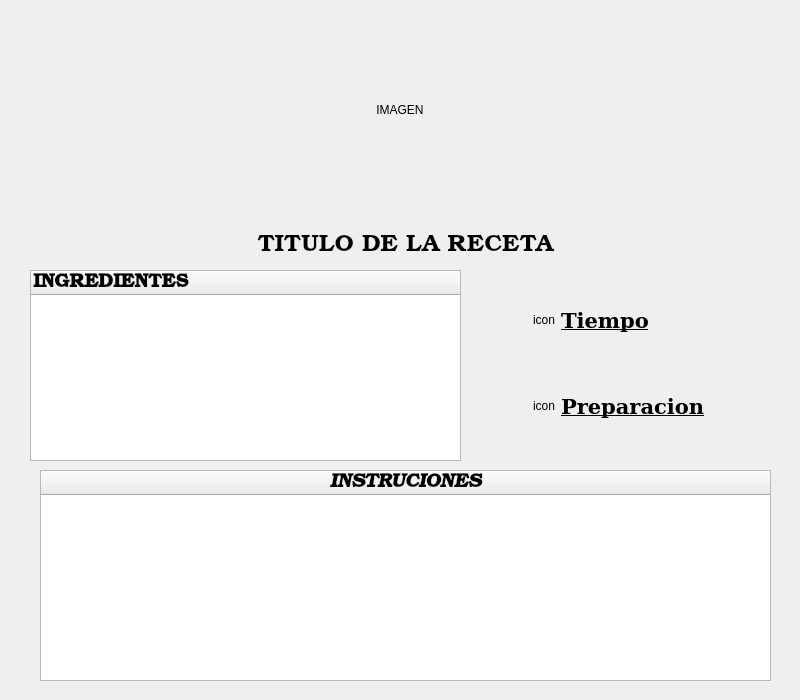
<?xml version="1.0" encoding="UTF-8"?>
<ui version="4.0">
 <class>MainWindow</class>
 <widget class="QMainWindow" name="MainWindow">
  <property name="windowModality">
   <enum>Qt::ApplicationModal</enum>
  </property>
  <property name="geometry">
   <rect>
    <x>0</x>
    <y>0</y>
    <width>800</width>
    <height>700</height>
   </rect>
  </property>
  <property name="minimumSize">
   <size>
    <width>800</width>
    <height>700</height>
   </size>
  </property>
  <property name="maximumSize">
   <size>
    <width>800</width>
    <height>700</height>
   </size>
  </property>
  <property name="windowTitle">
   <string>Informacion de Receta</string>
  </property>
  <widget class="QWidget" name="centralwidget">
   <widget class="QLabel" name="titulo">
    <property name="geometry">
     <rect>
      <x>50</x>
      <y>230</y>
      <width>711</width>
      <height>31</height>
     </rect>
    </property>
    <property name="font">
     <font>
      <family>URW Bookman L</family>
      <pointsize>18</pointsize>
     </font>
    </property>
    <property name="layoutDirection">
     <enum>Qt::LeftToRight</enum>
    </property>
    <property name="text">
     <string>TITULO DE LA RECETA</string>
    </property>
    <property name="alignment">
     <set>Qt::AlignCenter</set>
    </property>
   </widget>
   <widget class="QWidget" name="horizontalLayoutWidget">
    <property name="geometry">
     <rect>
      <x>500</x>
      <y>290</y>
      <width>261</width>
      <height>146</height>
     </rect>
    </property>
    <layout class="QVBoxLayout" name="verticalLayout">
     <property name="margin">
      <number>0</number>
     </property>
     <item>
      <layout class="QHBoxLayout" name="horizontalLayout">
       <item>
        <widget class="QLabel" name="icon1">
         <property name="text">
          <string>icon</string>
         </property>
         <property name="alignment">
          <set>Qt::AlignRight|Qt::AlignTrailing|Qt::AlignVCenter</set>
         </property>
        </widget>
       </item>
       <item>
        <widget class="QLabel" name="time">
         <property name="minimumSize">
          <size>
           <width>200</width>
           <height>0</height>
          </size>
         </property>
         <property name="maximumSize">
          <size>
           <width>200</width>
           <height>16777215</height>
          </size>
         </property>
         <property name="font">
          <font>
           <family>DejaVu Serif</family>
           <pointsize>16</pointsize>
           <weight>75</weight>
           <bold>true</bold>
           <underline>true</underline>
          </font>
         </property>
         <property name="text">
          <string>Tiempo</string>
         </property>
        </widget>
       </item>
      </layout>
     </item>
     <item>
      <spacer name="horizontalSpacer_3">
       <property name="orientation">
        <enum>Qt::Horizontal</enum>
       </property>
       <property name="sizeHint" stdset="0">
        <size>
         <width>40</width>
         <height>20</height>
        </size>
       </property>
      </spacer>
     </item>
     <item>
      <layout class="QHBoxLayout" name="horizontalLayout_2">
       <item>
        <widget class="QLabel" name="icon2">
         <property name="text">
          <string>icon</string>
         </property>
         <property name="alignment">
          <set>Qt::AlignRight|Qt::AlignTrailing|Qt::AlignVCenter</set>
         </property>
        </widget>
       </item>
       <item>
        <widget class="QLabel" name="time_p">
         <property name="minimumSize">
          <size>
           <width>200</width>
           <height>0</height>
          </size>
         </property>
         <property name="maximumSize">
          <size>
           <width>200</width>
           <height>16777215</height>
          </size>
         </property>
         <property name="font">
          <font>
           <family>DejaVu Serif</family>
           <pointsize>16</pointsize>
           <weight>75</weight>
           <bold>true</bold>
           <underline>true</underline>
          </font>
         </property>
         <property name="text">
          <string>Preparacion</string>
         </property>
        </widget>
       </item>
      </layout>
     </item>
    </layout>
   </widget>
   <widget class="QLabel" name="list_img">
    <property name="geometry">
     <rect>
      <x>200</x>
      <y>10</y>
      <width>400</width>
      <height>200</height>
     </rect>
    </property>
    <property name="minimumSize">
     <size>
      <width>400</width>
      <height>200</height>
     </size>
    </property>
    <property name="maximumSize">
     <size>
      <width>400</width>
      <height>200</height>
     </size>
    </property>
    <property name="text">
     <string>IMAGEN</string>
    </property>
    <property name="alignment">
     <set>Qt::AlignCenter</set>
    </property>
   </widget>
   <widget class="QTreeWidget" name="list_recteas">
    <property name="geometry">
     <rect>
      <x>30</x>
      <y>270</y>
      <width>431</width>
      <height>191</height>
     </rect>
    </property>
    <column>
     <property name="text">
      <string>INGREDIENTES</string>
     </property>
     <property name="font">
      <font>
       <family>URW Bookman L</family>
       <pointsize>14</pointsize>
       <weight>75</weight>
       <bold>true</bold>
      </font>
     </property>
    </column>
   </widget>
   <widget class="QTreeWidget" name="list_instruc">
    <property name="geometry">
     <rect>
      <x>40</x>
      <y>470</y>
      <width>731</width>
      <height>211</height>
     </rect>
    </property>
    <column>
     <property name="text">
      <string>INSTRUCIONES</string>
     </property>
     <property name="font">
      <font>
       <family>URW Bookman L</family>
       <pointsize>14</pointsize>
       <weight>75</weight>
       <italic>true</italic>
       <bold>true</bold>
      </font>
     </property>
     <property name="textAlignment">
      <set>AlignHCenter|AlignVCenter|AlignCenter</set>
     </property>
     <property name="background">
      <color>
       <red>0</red>
       <green>85</green>
       <blue>255</blue>
      </color>
     </property>
    </column>
   </widget>
  </widget>
 </widget>
 <resources/>
 <connections/>
</ui>
